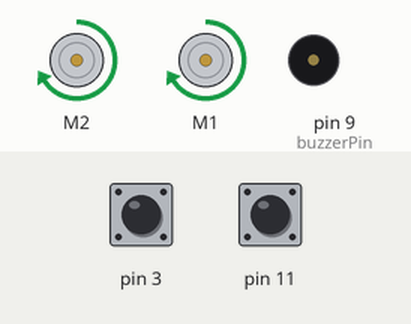
Recording of a sketch running on a simulated Arduino Uno, built with avr-gcc and run on an emulated ATmega328P. On the bench: 2 × DC motor (green arrow = forward, orange = backward, longer = faster), buzzer (waves = sounding). The test bench sets the inputs (shaded band); at power-on: pin 3 HIGH, pin 11 HIGH.

Above: at 1.2 s.
1.3 s: pin 3 pulled LOW for 0.15 s
At 5.0 s:
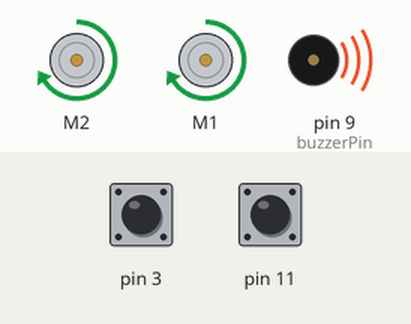
At 17.1 s:
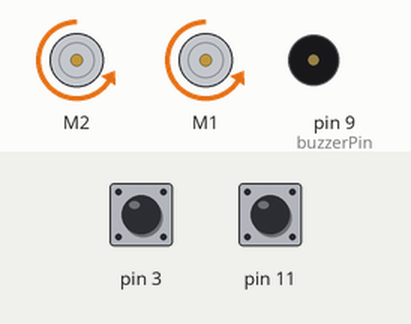
Timing chart, 0 to 18.3 s (numbered marks = the images above; inputs shaded):
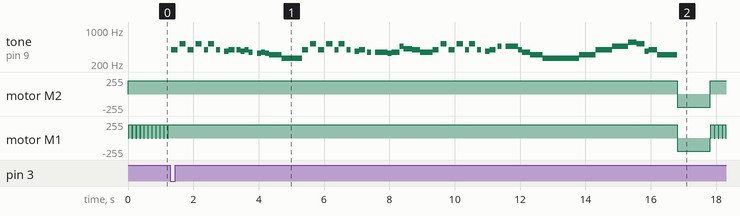

Measured:
- after the input at 1.3 s, tone on pin 9 (buzzerPin): plays 392 Hz for 0.19 s, 523 Hz for 0.19 s, 392 Hz for 0.19 s, 523 Hz for 0.19 s, 392 Hz for 0.13 s, 523 Hz for 0.19 s … (58 notes in this stretch), starting at once; motor M2: forward 199/255 → backward 199/255 after 15.5 s, → forward 199/255 1.0 s later

The sketch:

final2.ino
```cpp
#include "notes.h"
#include <RedBot.h>
RedBotMotors motors;

RedBotBumper lBumper = RedBotBumper(3);
RedBotBumper rBumper = RedBotBumper(11);

int lBumperState;
int rBumperState;

const int buzzerPin = 9;

RedBotEncoder encoder = RedBotEncoder(A2, 10);


void setup() {
}

void loop() {
  // put your main code here, to run repeatedly:
motors.rightMotor(200);
motors.leftMotor(0);
delay(20);
motors.rightMotor(200);
motors.leftMotor(-200);
delay(100);

lBumperState = lBumper.read();
rBumperState = rBumper.read();
if (lBumperState == LOW)
  {
    playDanceMusic();
    motors.rightMotor(-200);
    motors.leftMotor(200);
    delay(1000);
    motors.rightMotor(200);
    motors.leftMotor(0);
  }
if (rBumperState == LOW)
  {
    playDanceMusic();
    motors.rightMotor(-200);
    motors.leftMotor(200);
    delay(1000);
    motors.rightMotor(0);
    motors.leftMotor(200);
  }

}

void playDanceMusic()
{
  //bar 1
  playNote(noteG4, EN+SN);
  playNote(Rest, SN);
  playNote(noteC5, EN+SN);
  playNote(Rest, SN);
  playNote(noteG4, EN+SN);
  playNote(Rest, SN);
  playNote(noteC5, EN+SN);
  playNote(Rest, SN);

  //bar 2
  playNote(noteG4, EN);
  playNote(noteC5, EN+SN);
  playNote(Rest, SN);
  playNote(noteG4, EN);
  playNote(Rest, EN);
  playNote(noteFs4, EN);
  playNote(noteG4, EN+SN);
  playNote(Rest, SN);

  //bar 3
  playNote(noteG4, EN);
  playNote(noteFs4, EN);
  playNote(noteG4, EN);
  playNote(noteF4, EN);
  playNote(Rest, EN);
  playNote(noteE4, EN);
  playNote(noteF4, EN);
  playNote(noteE4, EN);

  //bar 4
  playNote(noteEb4, QN+EN);
  playNote(noteC4, EN+HN);

  //bar 5
  playNote(noteG4, EN+SN);
  playNote(Rest, SN);
  playNote(noteC5, EN+SN);
  playNote(Rest, SN);
  playNote(noteG4, EN+SN);
  playNote(Rest, SN);
  playNote(noteC5, EN+SN);
  playNote(Rest, SN);

  //bar 6
  playNote(noteG4, EN);
  playNote(noteC5, EN+SN);
  playNote(Rest, SN);
  playNote(noteG4, EN);
  playNote(Rest, EN);
  playNote(noteFs4, EN);
  playNote(noteG4, EN+SN);
  playNote(Rest, SN);

  //bar 7
  playNote(noteF4, EN);
  playNote(Rest, EN);
  playNote(noteF4, QN+EN);
  playNote(noteE4, EN);
  playNote(noteF4, QN);

  //bar 8
  playNote(noteBb4, EN);
  playNote(noteAb4, QN);
  playNote(noteG4, QN);
  playNote(noteF4, QN+EN);

  //bar 9
  playNote(noteG4, EN+SN);
  playNote(Rest, SN);
  playNote(noteC5, EN+SN);
  playNote(Rest, SN);
  playNote(noteG4, EN+SN);
  playNote(Rest, SN);
  playNote(noteC5, EN+SN);
  playNote(Rest, SN);

  //bar 10
  playNote(noteG4, EN);
  playNote(noteC5, EN+SN);
  playNote(Rest, SN);
  playNote(noteG4, EN);
  playNote(Rest, EN);
  playNote(noteFs4, EN);
  playNote(noteG4, EN+SN);
  playNote(Rest, SN);

  //bar 11
  playNote(noteBb4, EN);
  playNote(Rest, EN);
  playNote(noteBb4, QN+EN);
  playNote(noteG4, EN);
  playNote(noteF4, QN);

  //bar 12
  playNote(noteEb4, QN+EN);
  playNote(noteC4, EN+HN);

  //bar 13
  playNote(noteC4, HN);
  playNote(noteEb4, HN);

  //bar 14
  playNote(noteG4, HN);
  playNote(noteBb4, HN);

  //bar 15 + 16
  playNote(noteDb5, QN);
  playNote(noteC5, QN);
  playNote(noteFs4, EN);
  playNote(noteG4, QN);
  playNote(noteEb4, EN+HN);
}

void playNote(int note, int duration)
// This custom function takes two parameters, note and duration to make playing songs easier.
// Each of the notes have been #defined in the notes.h file. The notes are broken down by
// octave and sharp (s) / flat (b).
{
  tone(buzzerPin, note, duration);
  delay(duration);
}
```

notes.h
```cpp
#define beatLength 250  // # of milliseconds per beat

// Define the length of each note
#define WN   beatLength*4  // ...a whole note...
#define HN   beatLength*2  // ...a half note...
#define QN   beatLength    // ...a quarter note...
#define EN   beatLength/2  // ...an eighth note...
#define SN   beatLength/4  // ...and a sixteenth note.

// These are pre-written #defines for every note on a piano
#define Rest 0
#define noteC0 16
#define noteCs0 17
#define noteDb0 17
#define noteD0 18
#define noteDs0 19
#define noteEb0 19
#define noteE0 21
#define noteF0 22
#define noteFs0 23
#define noteGb0 23
#define noteG0 25
#define noteGs0 26
#define noteAb0 26
#define noteA0 28
#define noteAs0 29
#define noteBb0 29
#define noteB0 31
#define noteC1 33
#define noteCs1 35
#define noteDb1 35
#define noteD1 37
#define noteDs1 39
#define noteEb1 39
#define noteE1 41
#define noteF1 44
#define noteFs1 46
#define noteGb1 46
#define noteG1 49
#define noteGs1 52
#define noteAb1 52
#define noteA1 55
#define noteAs1 58
#define noteBb1 58
#define noteB1 62
#define noteC2 65
#define noteCs2 69
#define noteDb2 69
#define noteD2 73
#define noteDs2 78
#define noteEb2 78
#define noteE2 82
#define noteF2 87
#define noteFs2 93
#define noteGb2 93
#define noteG2 98
#define noteGs2 104
#define noteAb2 104
#define noteA2 110
#define noteAs2 117
#define noteBb2 117
#define noteB2 123
#define noteC3 131
#define noteCs3 139
#define noteDb3 139
#define noteD3 147
#define noteDs3 156
#define noteEb3 156
#define noteE3 165
#define noteF3 175
#define noteFs3 185
#define noteGb3 185
#define noteG3 196
#define noteGs3 208
#define noteAb3 208
#define noteA3 220
#define noteAs3 233
#define noteBb3 233
#define noteB3 247
#define noteC4 262
#define noteCs4 277
#define noteDb4 277
#define noteD4 294
#define noteDs4 311
#define noteEb4 311
#define noteE4 330
#define noteF4 349
#define noteFs4 370
#define noteGb4 370
#define noteG4 392
#define noteGs4 415
#define noteAb4 415
#define noteA4 440
#define noteAs4 466
#define noteBb4 466
#define noteB4 494
#define noteC5 523
#define noteCs5 554
#define noteDb5 554
#define noteD5 587
#define noteDs5 622
#define noteEb5 622
#define noteE5 659
#define noteF5 698
#define noteFs5 740
#define noteGb5 740
#define noteG5 784
#define noteGs5 831
#define noteAb5 831
#define noteA5 880
#define noteAs5 932
#define noteBb5 932
#define noteB5 988
#define noteC6 1047
#define noteCs6 1109
#define noteDb6 1109
#define noteD6 1175
#define noteDs6 1245
#define noteEb6 1245
#define noteE6 1319
#define noteF6 1397
#define noteFs6 1480
#define noteGb6 1480
#define noteG6 1568
#define noteGs6 1661
#define noteAb6 1661
#define noteA6 1760
#define noteAs6 1865
#define noteBb6 1865
#define noteB6 1976
#define noteC7 2093
#define noteCs7 2217
#define noteDb7 2217
#define noteD7 2349
#define noteDs7 2489
#define noteEb7 2489
#define noteE7 2637
#define noteF7 2794
#define noteFs7 2960
#define noteGb7 2960
#define noteG7 3136
#define noteGs7 3322
#define noteAb7 3322
#define noteA7 3520
#define noteAs7 3729
#define noteBb7 3729
#define noteB7 3951
#define noteC8 4186
#define noteCs8 4435
#define noteDb8 4435
#define noteD8 4699
#define noteDs8 4978
#define noteEb8 4978
```
